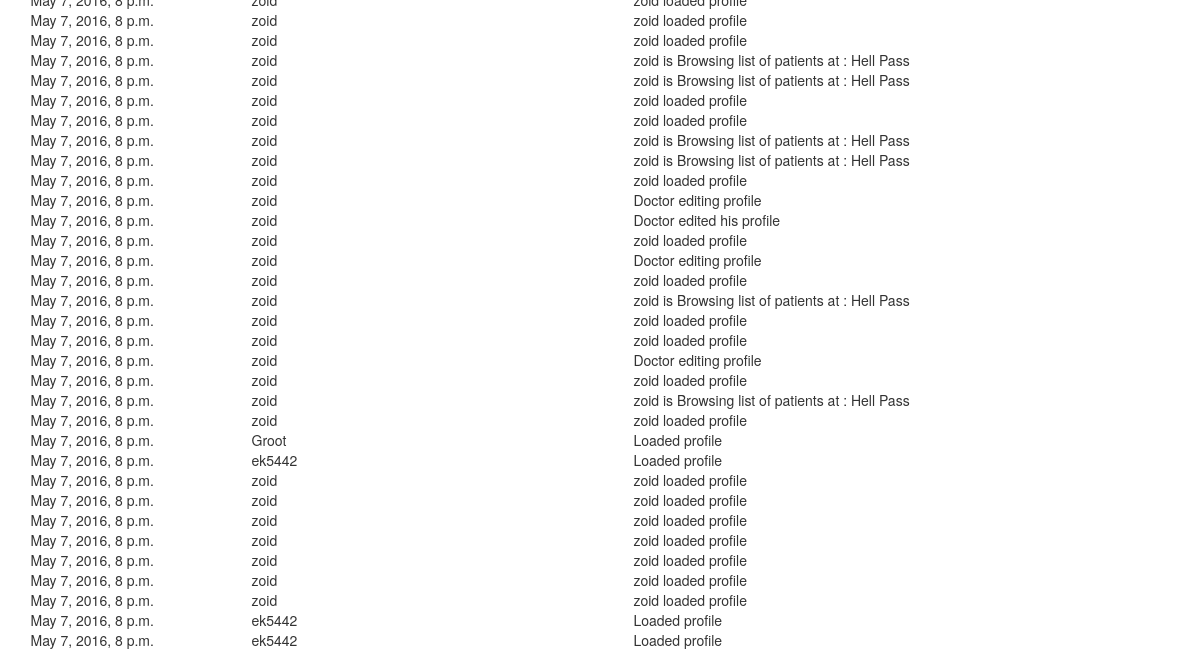
/HealthNet/administration/cookie_monster/logs (lower part), run on an earlier commit of the app's database.
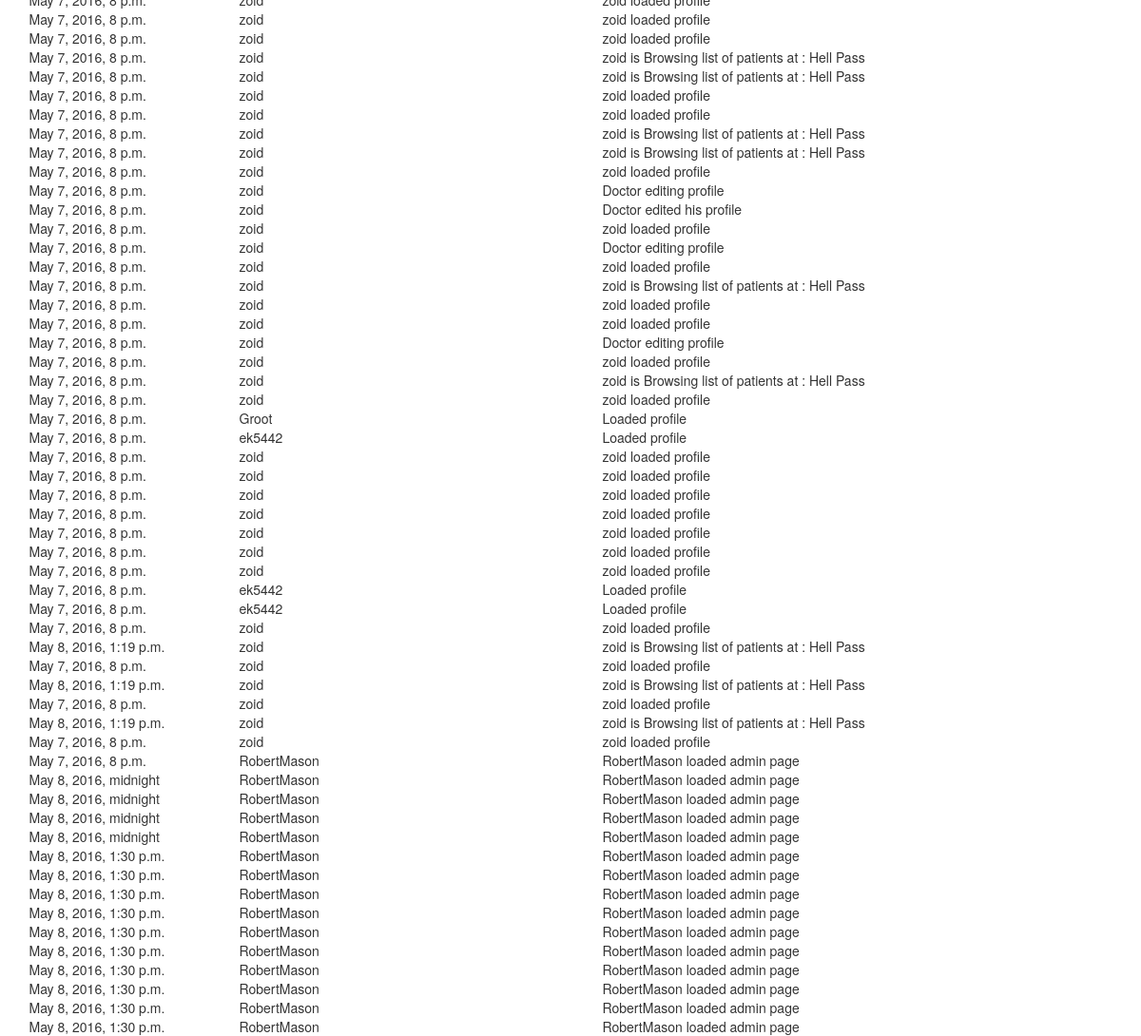
And on a later commit of the database.
### HealthNet/models.py (models this page shows, shortened)
class Logs(models.Model):
    date = models.DateTimeField()
    action = models.CharField(max_length=250)
    who_did = models.CharField(max_length=250)
    what_happened = models.CharField(max_length=250)

### HealthNet/views.py (the view)
# urls.py: url(r'^administration/(?P<admin_name>\w+)/logs$',views.admin_logs,name='admin_logs'),
def admin_logs(request,admin_name):
    admin_logs_template = loader.get_template('HealthNet/admin_logs.html')
    log = Logs.objects.all();
    context = {
        'logs':log,
        'admin':admin_name
    }
    return HttpResponse(admin_logs_template.render(context,request))

### HealthNet/templates/HealthNet/admin_logs.html (shortened to what this page needs)
<!doctype html>
<head>
    <link href="https://maxcdn.bootstrapcdn.com/bootstrap/3.3.6/css/bootstrap.min.css" rel="stylesheet">
</head>
<body>
  <div class="container">
  <table style="width: 100%">
    {%for log in logs%}
    <tr>
      <td>{{log.date}}</td>
      <td>{{log.who_did}}</td>
      <td>{{log.action}}</td>
    </tr>
      {%endfor%}
  </table>
  </div>
</body>

What changed in the data, as far as the page shows it:
added Logs: date "May 7, 2016, 8 p.m.", who_did "zoid", action "zoid loaded profile"
added Logs: date "May 8, 2016, 1:19 p.m.", who_did "zoid", action "zoid is Browsing list of patients at : Hell Pass"
added Logs: date "May 7, 2016, 8 p.m.", who_did "zoid", action "zoid loaded profile"
added Logs: date "May 8, 2016, 1:19 p.m.", who_did "zoid", action "zoid is Browsing list of patients at : Hell Pass"
added Logs: date "May 7, 2016, 8 p.m.", who_did "zoid", action "zoid loaded profile"
added Logs: date "May 8, 2016, 1:19 p.m.", who_did "zoid", action "zoid is Browsing list of patients at : Hell Pass"
added Logs: date "May 7, 2016, 8 p.m.", who_did "zoid", action "zoid loaded profile"
added Logs: date "May 7, 2016, 8 p.m.", who_did "RobertMason", action "RobertMason loaded admin page"
added Logs: date "May 8, 2016, midnight", who_did "RobertMason", action "RobertMason loaded admin page"
added Logs: date "May 8, 2016, midnight", who_did "RobertMason", action "RobertMason loaded admin page"
added Logs: date "May 8, 2016, midnight", who_did "RobertMason", action "RobertMason loaded admin page"
added Logs: date "May 8, 2016, midnight", who_did "RobertMason", action "RobertMason loaded admin page"
added Logs: date "May 8, 2016, 1:30 p.m.", who_did "RobertMason", action "RobertMason loaded admin page"
added Logs: date "May 8, 2016, 1:30 p.m.", who_did "RobertMason", action "RobertMason loaded admin page"
added Logs: date "May 8, 2016, 1:30 p.m.", who_did "RobertMason", action "RobertMason loaded admin page"
added Logs: date "May 8, 2016, 1:30 p.m.", who_did "RobertMason", action "RobertMason loaded admin page"
added Logs: date "May 8, 2016, 1:30 p.m.", who_did "RobertMason", action "RobertMason loaded admin page"
added Logs: date "May 8, 2016, 1:30 p.m.", who_did "RobertMason", action "RobertMason loaded admin page"
added Logs: date "May 8, 2016, 1:30 p.m.", who_did "RobertMason", action "RobertMason loaded admin page"
added Logs: date "May 8, 2016, 1:30 p.m.", who_did "RobertMason", action "RobertMason loaded admin page"
added Logs: date "May 8, 2016, 1:30 p.m.", who_did "RobertMason", action "RobertMason loaded admin page"
added Logs: date "May 8, 2016, 1:30 p.m.", who_did "RobertMason", action "RobertMason loaded admin page"
